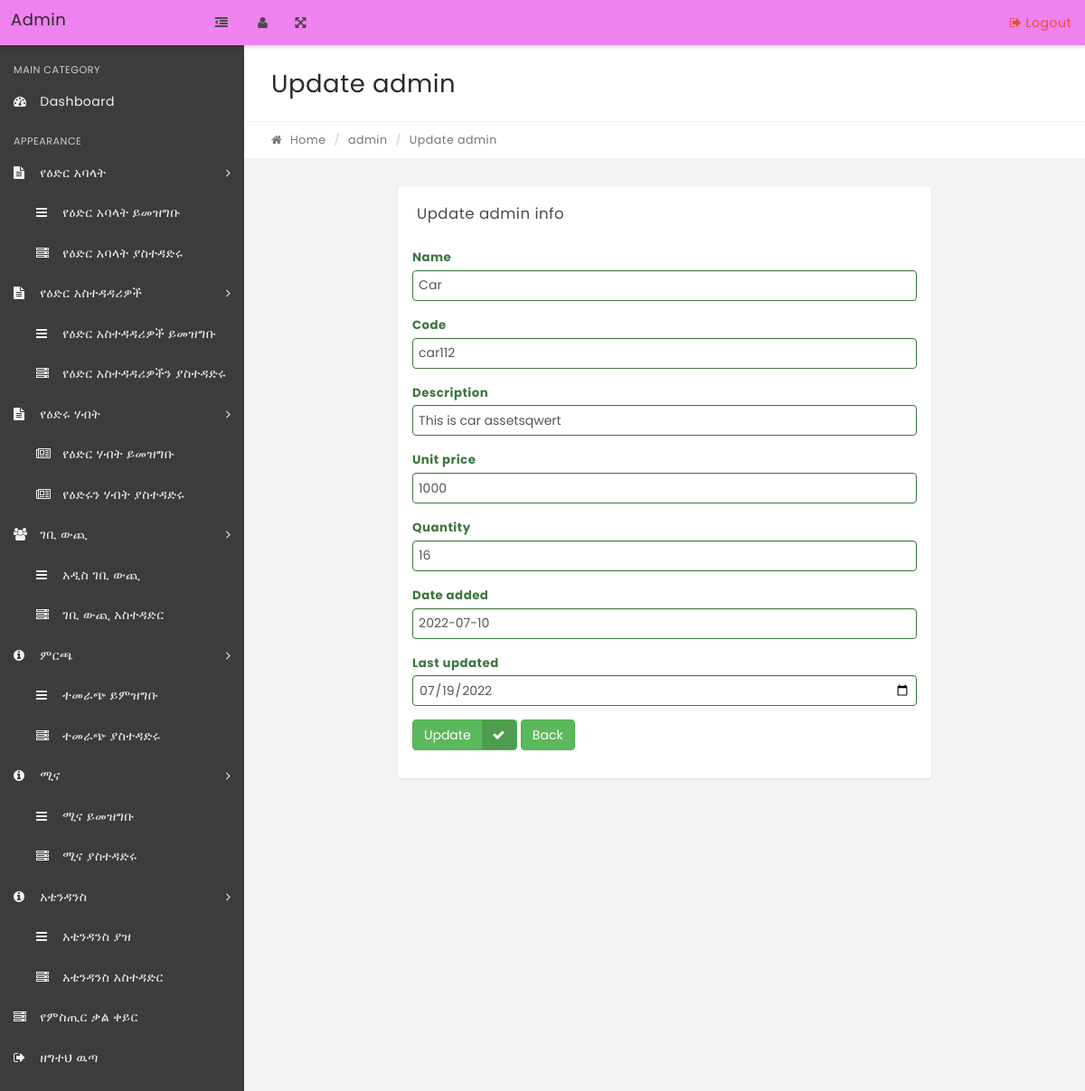
The page /admin/edit-assets.php?user_id=1 on the database its author committed.
### tables this page shows
CREATE TABLE `assets` (
  `id` int(11) NOT NULL,
  `name` varchar(255) NOT NULL,
  `code` varchar(33) DEFAULT NULL,
  `description` text DEFAULT NULL,
  `unit_price` double DEFAULT NULL,
  `quantity` int(11) DEFAULT NULL,
  `date_added` date DEFAULT NULL,
  `last_updated` date DEFAULT NULL,
  `status` int(11) NOT NULL DEFAULT 1
);

### admin/edit-assets.php (the view, shortened to what this page needs)
<?php
include('../includes/config.php');
if(strlen($_SESSION['alogin'])=="")
    {
    header("Location: index.php");
    }
    else{
?>
<!DOCTYPE html>
<html lang="en">
    <head>
        <?php include('includes/head.php') ?>
    </head>
    <body class="top-navbar-fixed">
        <div class="main-wrapper">
            <?php include('includes/topbar.php');?>
            <div class="content-wrapper">
                <div class="content-container">
<?php include('includes/leftbar.php');?>
                    <div class="main-page">
                        <div class="container-fluid">
                            <div class="row page-title-div">
                                <div class="col-md-6">
                                    <h2 class="title">Update admin</h2>
                                </div>
                            </div>
                            <div class="row breadcrumb-div">
                                <div class="col-md-6">
                                    <ul class="breadcrumb">
            							<li><a href="dashboard.php"><i class="fa fa-home"></i> Home</a></li>
            							<li><a href="#">admin</a></li>
            							<li class="active">Update admin</li>
            						</ul>
                                </div>
                            </div>
                        </div>
                        <section class="section">
                            <div class="container-fluid">
                                <div class="row">
                                    <div class="col-md-8 col-md-offset-2">
                                        <div class="panel">
                                            <div class="panel-heading">
                                                <div class="panel-title">
                                                    <h5>Update admin info</h5>
                                                </div>
                                            </div>
                                             <div class="panel-body">
                                <form action="#" method="post">
                                    <?php
                                    $id=intval($_GET['user_id']);
                                    $sql = "SELECT * from assets where id=:id";
                                    $query = $dbh->prepare($sql);
                                    $query->bindParam(':id',$id,PDO::PARAM_STR);
                                    $query->execute();
                                    $results=$query->fetchAll(PDO::FETCH_OBJ);
                                    if($query->rowCount() > 0)
                                    {
                                    foreach($results as $result)
                                    {   ?>
                                        <div class="form-group has-success">
                                            <label for="success" class="control-label">Name</label>
                                            <div class="">
                                                <input type="text" name="name" value="<?php echo htmlentities($result->name);?>" required="required" class="form-control">
                                            </div>
                                        </div>
                                            <div class="form-group has-success">
                                            <label for="success" class="control-label">Code</label>
                                            <div class="">
                                                <input type="text" name="code" value="<?php echo htmlentities($result->code);?>" required="required" class="form-control">
                                            </div>
                                        </div>
                                            <div class="form-group has-success">
                                            <label for="success" class="control-label">Description</label>
                                            <div class="">
                                                <input type="text" name="description" value="<?php echo htmlentities($result->description);?>" class="form-control" required="required">
                                            </div>
                                        </div>
                                        <div class="form-group has-success">
                                            <label for="success" class="control-label">Unit price</label>
                                            <div class="">
                                                <input type="text" name="unit_price" value="<?php echo htmlentities($result->unit_price);?>" class="form-control" required="required">
                                            </div>
                                        </div>
                                        <div class="form-group has-success">
                                            <label for="success" class="control-label">Quantity</label>
                                            <div class="">
                                                <input type="text" name="quantity" value="<?php echo htmlentities($result->quantity);?>" class="form-control" required="required">
                                            </div>
                                        </div>
                                        <div class="form-group has-success">
                                            <label for="success" class="control-label">Date added</label>
                                            <div class="">
                                                <input type="text" name="date_added" value="<?php echo htmlentities($result->date_added);?>" class="form-control" required="required">
                                            </div>
                                        </div>
                                        <div class="form-group has-success">
                                            <label for="success" class="control-label">Last updated</label>
                                            <div class="">
                                                <input type="date" name="last_updated" value="<?php echo htmlentities($result->last_updated);?>" class="form-control" required="required">
                                            </div>
                                        </div>
                                        <?php }} ?>
                                        <div class="form-group has-success">
                                            <div class="">
                                                <button type="submit" name="update" class="btn btn-success btn-labeled">Update<span class="btn-label btn-label-right"><i class="fa fa-check"></i></span></button>
                                                <button type="submit" class="btn btn-success"><a href="manage-assets.php">Back</a></button>
                                            </div>
                                                </form>
                                            </div>
                                        </div>
                                    </div>
                                </div>
                             </div>
                        </section>
                    </div>
                </div>
            </div>
        </div>
        <?php include('includes/footer.php'); ?>
    </body>
</html>
<?php  } ?>

### rows shown on the page
assets: name "Car", code "car112", description "This is car assetsqwert", unit_price "1000", quantity "16", date_added "2022-07-10", last_updated "07/19/2022"
